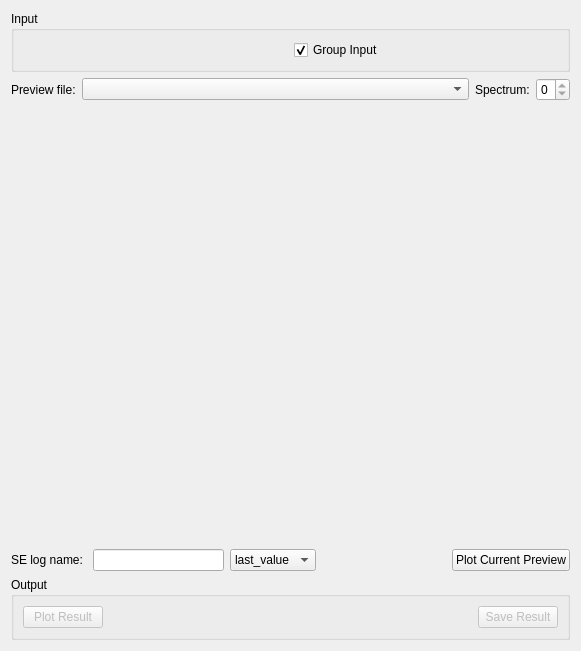
<?xml version="1.0" encoding="UTF-8"?>
<ui version="4.0">
 <class>Elwin</class>
 <widget class="QWidget" name="Elwin">
  <property name="geometry">
   <rect>
    <x>0</x>
    <y>0</y>
    <width>581</width>
    <height>651</height>
   </rect>
  </property>
  <property name="windowTitle">
   <string>Form</string>
  </property>
  <layout class="QVBoxLayout" name="layoutElwin">
   <item>
    <widget class="QGroupBox" name="gbInput">
     <property name="title">
      <string>Input</string>
     </property>
     <layout class="QHBoxLayout" name="horizontalLayout_16">
      <item>
       <widget class="MantidQt::API::MWRunFiles" name="dsInputFiles" native="true">
        <property name="sizePolicy">
         <sizepolicy hsizetype="Preferred" vsizetype="Fixed">
          <horstretch>0</horstretch>
          <verstretch>41</verstretch>
         </sizepolicy>
        </property>
        <property name="findRunFiles" stdset="0">
         <bool>false</bool>
        </property>
        <property name="label" stdset="0">
         <string>Input File</string>
        </property>
        <property name="multipleFiles" stdset="0">
         <bool>true</bool>
        </property>
        <property name="fileExtensions" stdset="0">
         <stringlist>
          <string>_red.nxs</string>
          <string>_sqw.nxs</string>
         </stringlist>
        </property>
       </widget>
      </item>
      <item>
       <widget class="QCheckBox" name="ckGroupInput">
        <property name="text">
         <string>Group Input</string>
        </property>
        <property name="checked">
         <bool>true</bool>
        </property>
       </widget>
      </item>
     </layout>
    </widget>
   </item>
   <item>
    <layout class="QHBoxLayout" name="loElwinOptions">
     <item>
      <layout class="QVBoxLayout" name="properties"/>
     </item>
     <item>
      <layout class="QVBoxLayout" name="loPlotAndOptions">
       <item>
        <layout class="QHBoxLayout" name="loPreviewSelection">
         <item>
          <widget class="QLabel" name="lbPreviewFile">
           <property name="text">
            <string>Preview file:</string>
           </property>
          </widget>
         </item>
         <item>
          <widget class="QComboBox" name="cbPreviewFile">
           <property name="sizePolicy">
            <sizepolicy hsizetype="Expanding" vsizetype="Fixed">
             <horstretch>0</horstretch>
             <verstretch>0</verstretch>
            </sizepolicy>
           </property>
          </widget>
         </item>
         <item>
          <widget class="QLabel" name="lbPreviewSpec">
           <property name="text">
            <string>Spectrum:</string>
           </property>
          </widget>
         </item>
         <item>
          <widget class="QSpinBox" name="spPreviewSpec">
           <property name="maximum">
            <number>0</number>
           </property>
          </widget>
         </item>
        </layout>
       </item>
       <item>
        <layout class="QVBoxLayout" name="loPlots" stretch="5,3">
         <item>
          <widget class="MantidQt::MantidWidgets::PreviewPlot" name="ppPlot" native="true">
           <property name="sizePolicy">
            <sizepolicy hsizetype="Preferred" vsizetype="MinimumExpanding">
             <horstretch>0</horstretch>
             <verstretch>1</verstretch>
            </sizepolicy>
           </property>
           <property name="minimumSize">
            <size>
             <width>0</width>
             <height>125</height>
            </size>
           </property>
           <property name="canvasColour" stdset="0">
            <color>
             <red>255</red>
             <green>255</green>
             <blue>255</blue>
            </color>
           </property>
          </widget>
         </item>
         <item>
          <spacer name="verticalSpacer">
           <property name="orientation">
            <enum>Qt::Vertical</enum>
           </property>
           <property name="sizeHint" stdset="0">
            <size>
             <width>20</width>
             <height>40</height>
            </size>
           </property>
          </spacer>
         </item>
        </layout>
       </item>
      </layout>
     </item>
    </layout>
   </item>
   <item>
    <layout class="QHBoxLayout" name="loSampleLog">
     <item>
      <widget class="QLabel" name="label_2">
       <property name="text">
        <string>SE log name: </string>
       </property>
      </widget>
     </item>
     <item>
      <widget class="QLineEdit" name="leLogName">
       <property name="text">
        <string/>
       </property>
      </widget>
     </item>
     <item>
      <widget class="QComboBox" name="leLogValue">
       <item>
        <property name="text">
         <string>last_value</string>
        </property>
       </item>
       <item>
        <property name="text">
         <string>average</string>
        </property>
       </item>
      </widget>
     </item>
     <item>
      <spacer name="horizontalSpacer_2">
       <property name="orientation">
        <enum>Qt::Horizontal</enum>
       </property>
       <property name="sizeHint" stdset="0">
        <size>
         <width>40</width>
         <height>20</height>
        </size>
       </property>
      </spacer>
     </item>
     <item>
      <widget class="QPushButton" name="pbPlotPreview">
       <property name="text">
        <string>Plot Current Preview</string>
       </property>
      </widget>
     </item>
    </layout>
   </item>
   <item>
    <widget class="QGroupBox" name="gbOutput">
     <property name="title">
      <string>Output</string>
     </property>
     <layout class="QHBoxLayout" name="horizontalLayout_5">
      <item>
       <widget class="QPushButton" name="pbPlot">
        <property name="enabled">
         <bool>false</bool>
        </property>
        <property name="text">
         <string>Plot Result</string>
        </property>
       </widget>
      </item>
      <item>
       <spacer name="horizontalSpacer_1">
        <property name="orientation">
         <enum>Qt::Horizontal</enum>
        </property>
        <property name="sizeHint" stdset="0">
         <size>
          <width>40</width>
          <height>20</height>
         </size>
        </property>
       </spacer>
      </item>
      <item>
       <widget class="QPushButton" name="pbSave">
        <property name="enabled">
         <bool>false</bool>
        </property>
        <property name="text">
         <string>Save Result</string>
        </property>
       </widget>
      </item>
     </layout>
    </widget>
   </item>
  </layout>
 </widget>
 <customwidgets>
  <customwidget>
   <class>MantidQt::MantidWidgets::PreviewPlot</class>
   <extends>QWidget</extends>
   <header>MantidQtWidgets/LegacyQwt/PreviewPlot.h</header>
   <container>1</container>
  </customwidget>
  <customwidget>
   <class>MantidQt::API::MWRunFiles</class>
   <extends>QWidget</extends>
   <header>MantidQtWidgets/Common/MWRunFiles.h</header>
  </customwidget>
 </customwidgets>
 <resources/>
 <connections/>
</ui>
